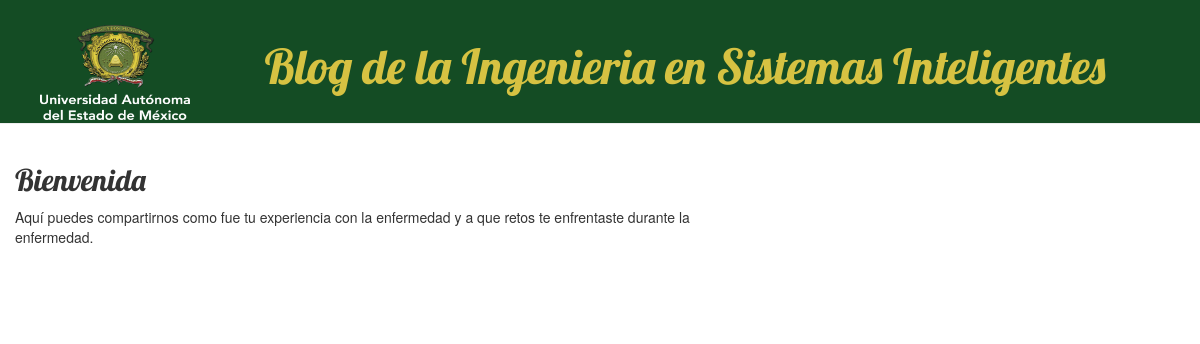
Page /post/20/ on the committed database.
### blog/models.py (models this page shows, shortened)
class Post(models.Model):
    author = models.ForeignKey('auth.User', on_delete=models.CASCADE)
    title = models.CharField(max_length=200)
    text = models.TextField()
    created_date = models.DateTimeField(
            default=timezone.now)
    published_date = models.DateTimeField(
            blank=True, null=True)

### blog/views.py (the view)
# urls.py: path('post/<int:pk>/', views.post_detail, name='post_detail'),
def post_detail(request, pk):
    post = get_object_or_404(Post, pk=pk)
    return render(request, 'blog/post_detail.html', {'post': post})

### blog/templates/blog/post_detail.html (shortened to what this page needs)
{% extends 'blog/base.html' %}
{% block content %}
    <div class="post">
        <h2>{{ post.title }}</h2>
        <p>{{ post.text|linebreaksbr }}</p>
    </div>
{% endblock %}

### blog/static/css/blog.css (style rules this page uses)
h1, h2, h3, h4 { font-family: 'Lobster', cursive; }
.post { margin-bottom: 70px; }

### rows in the picture
Post: title "Bienvenida", text "Aquí puedes compartirnos como fue tu experiencia con la enfermedad y a que retos te enfrentaste durante la enfermedad."
